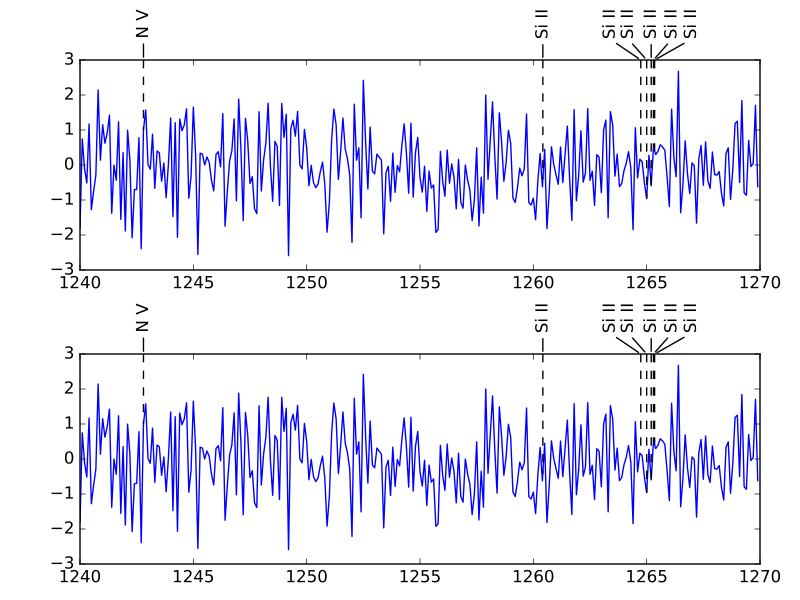

This chart was generated by the following Python code:
import numpy as np
from matplotlib import pyplot as plt
import lineid_plot

wave = 1240 + np.arange(300) * 0.1
flux = np.random.normal(size=300)
line_wave = [1242.80, 1260.42, 1264.74, 1265.00, 1265.2, 1265.3, 1265.35]
line_flux = np.interp(line_wave, wave, flux)
line_label1 = ['N V', 'Si II', 'Si II', 'Si II', 'Si II', 'Si II', 'Si II']
label1_sizes = np.array([12, 12, 12, 12, 12, 12, 12])

fig = plt.figure()

# First Axes
ax = fig.add_axes([0.1,0.06, 0.85, 0.35])
ax.plot(wave, flux)

# Pass the Axes instance to the plot_line_ids function.
lineid_plot.plot_line_ids(wave, flux, line_wave, line_label1, ax=ax)

# Second Axes
ax1 = fig.add_axes([0.1, 0.55, 0.85, 0.35])
ax1.plot(wave, flux)

# Pass the Axes instance to the plot_line_ids function.
lineid_plot.plot_line_ids(wave, flux, line_wave, line_label1, ax=ax1)

plt.show()
